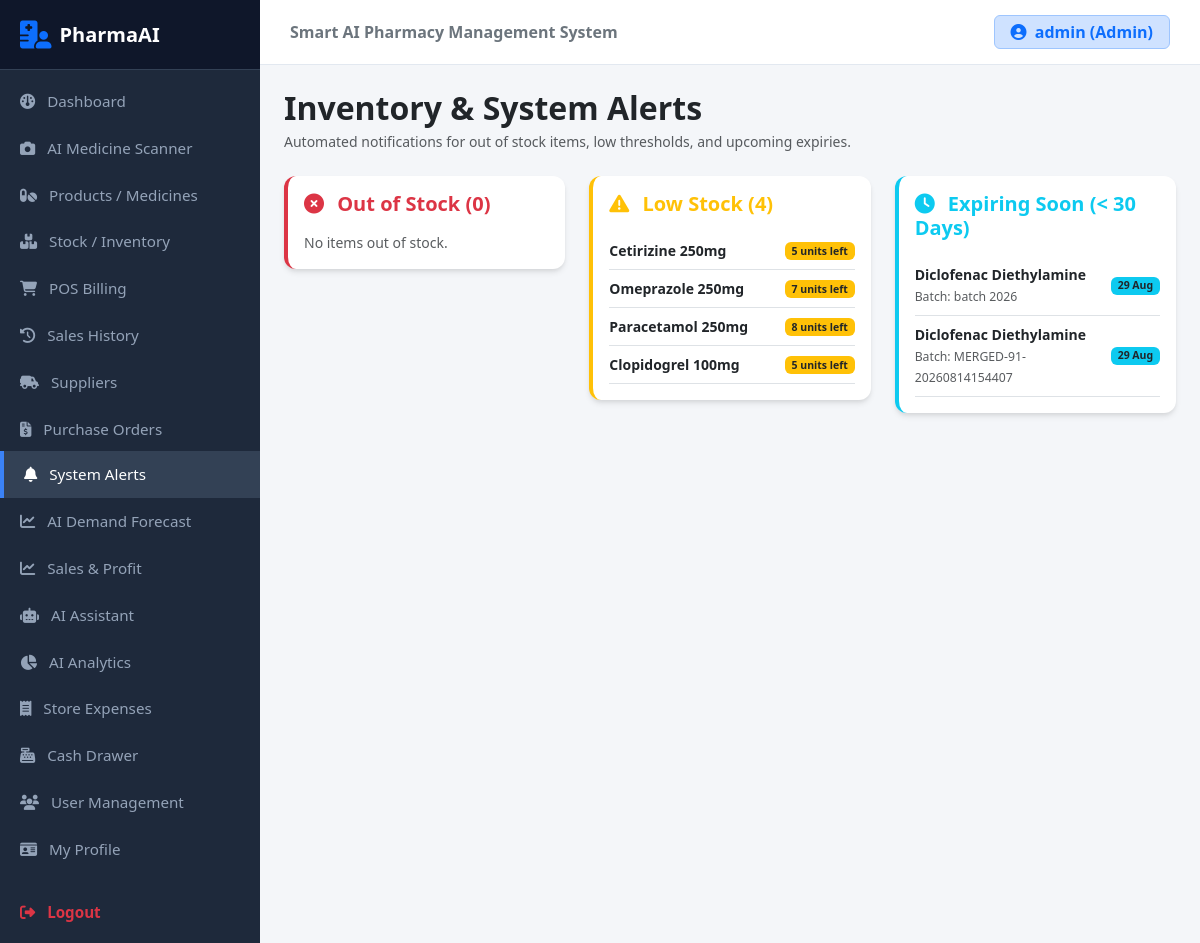
Screenshot of /alerts (signed in) with the database file from the repository.
### models.py (models this page shows, shortened)
class User(UserMixin, db.Model):
    id = db.Column(db.Integer, primary_key=True)
    username = db.Column(db.String(100), unique=True, nullable=False)
    email = db.Column(db.String(120), unique=True, nullable=True)
    password_hash = db.Column(db.String(255), nullable=False)
    role = db.Column(db.String(50), default='Staff')

class Medicine(db.Model):
    id = db.Column(db.Integer, primary_key=True)
    name = db.Column(db.String(150), nullable=False)
    generic_name = db.Column(db.String(150))
    category = db.Column(db.String(100))
    manufacturer = db.Column(db.String(150))
    batch_no = db.Column(db.String(50))
    purchase_price = db.Column(db.Float, default=0.0)
    selling_price = db.Column(db.Float, default=0.0)
    current_stock = db.Column(db.Integer, default=0)
    min_stock = db.Column(db.Integer, default=10)
    expiry_date = db.Column(db.Date, nullable=True)
    image = db.Column(db.String(255), nullable=True)  # Added Image Field
    supplier_id = db.Column(db.Integer, db.ForeignKey('supplier.id'), nullable=True)
    batches = db.relationship('Batch', backref='medicine', lazy=True)
    sale_items = db.relationship('SaleItem', backref='medicine', lazy=True)

class Batch(db.Model):
    id = db.Column(db.Integer, primary_key=True)
    medicine_id = db.Column(db.Integer, db.ForeignKey('medicine.id'), nullable=False)
    batch_no = db.Column(db.String(50), nullable=False)
    expiry_date = db.Column(db.Date, nullable=False)
    quantity = db.Column(db.Integer, default=0)
    created_at = db.Column(db.DateTime, default=datetime.utcnow)

### app.py (the view)
@app.route('/alerts')
@login_required
def alerts():
    today = date.today()
    thirty_days_later = today + timedelta(days=30)
    low_stock_meds = Medicine.query.filter(
        Medicine.current_stock <= Medicine.min_stock
    ).all()
    out_of_stock_meds = Medicine.query.filter(
        Medicine.current_stock == 0
    ).all()
    expiring_batches = Batch.query.filter(
        Batch.expiry_date <= thirty_days_later,
        Batch.quantity > 0
    ).all()
    return render_template(
        'alerts.html',
        low_stock=low_stock_meds,
        out_of_stock=out_of_stock_meds,
        expiring=expiring_batches
    )

### app.py (called while the page is built)
@login_manager.user_loader
def load_user(user_id):
    return User.query.get(int(user_id))

### templates/alerts.html (shortened to what this page needs)
{% extends "base.html" %}
{% block content %}
<div class="mb-4">
    <h2 class="fw-bold text-dark mb-1">Inventory & System Alerts</h2>
    <p class="text-muted small mb-0">Automated notifications for out of stock items, low thresholds, and upcoming expiries.</p>
</div>
<div class="row g-4">
    <div class="col-md-4">
        <div class="card card-custom bg-white p-3 border-start border-danger border-4">
            <h5 class="fw-bold text-danger mb-3"><i class="fa-solid fa-circle-xmark me-2"></i> Out of Stock ({{ out_of_stock|length }})</h5>
            <ul class="list-group list-group-flush small">
                {% for med in out_of_stock %}
                <li class="list-group-content d-flex justify-content-between align-items-center py-2 border-bottom">
                    <strong>{{ med.name }}</strong>
                    <span class="badge bg-danger">0 Left</span>
                </li>
                {% else %}
                <p class="text-muted mb-0">No items out of stock.</p>
                {% endfor %}
            </ul>
        </div>
    </div>
    <div class="col-md-4">
        <div class="card card-custom bg-white p-3 border-start border-warning border-4">
            <h5 class="fw-bold text-warning mb-3"><i class="fa-solid fa-triangle-exclamation me-2"></i> Low Stock ({{ low_stock|length }})</h5>
            <ul class="list-group list-group-flush small">
                {% for med in low_stock %}
                <li class="list-group-content d-flex justify-content-between align-items-center py-2 border-bottom">
                    <strong>{{ med.name }}</strong>
                    <span class="badge bg-warning text-dark">{{ med.current_stock }} units left</span>
                </li>
                {% else %}
                <p class="text-muted mb-0">All items are sufficiently stocked.</p>
                {% endfor %}
            </ul>
        </div>
    </div>
    <div class="col-md-4">
        <div class="card card-custom bg-white p-3 border-start border-info border-4">
            <h5 class="fw-bold text-info mb-3"><i class="fa-solid fa-clock me-2"></i> Expiring Soon (&lt; 30 Days)</h5>
            <ul class="list-group list-group-flush small">
                {% for batch in expiring %}
                <li class="list-group-content d-flex justify-content-between align-items-center py-2 border-bottom">
                    <div>
                        <strong>{{ batch.medicine.name }}</strong><br>
                        <small class="text-muted">Batch: {{ batch.batch_no }}</small>
                    </div>
                    <span class="badge bg-info text-dark">{{ batch.expiry_date.strftime('%d %b') }}</span>
                </li>
                {% else %}
                <p class="text-muted mb-0">No batches expiring within 30 days.</p>
                {% endfor %}
            </ul>
        </div>
    </div>
</div>
{% endblock %}

### templates/base.html (shortened to what this page needs)
<!DOCTYPE html>
<html lang="en">
<head>
    <link href="https://cdn.jsdelivr.net/npm/bootstrap@5.3.0/dist/css/bootstrap.min.css" rel="stylesheet">
    <link rel="stylesheet" href="https://cdnjs.cloudflare.com/ajax/libs/font-awesome/6.4.0/css/all.min.css">
</head>
<body>
<div class="d-flex">
    <nav id="sidebar">
        <div class="logo-details">
            <i class="fa-solid fa-hospital-user text-primary fs-3 me-2"></i>
            <span class="fs-5 fw-bold text-white">PharmaAI</span>
        </div>
        <div class="list-group list-group-flush py-2">
            <a href="{{ url_for('dashboard') }}" class="list-group-item list-group-item-action bg-transparent">
                <i class="fa-solid fa-gauge me-2"></i> Dashboard
            </a>
            <a href="{{ url_for('scanner') }}" class="list-group-item list-group-item-action bg-transparent">
                <i class="fa-solid fa-camera me-2"></i> AI Medicine Scanner
            </a>
            <a href="{{ url_for('products') }}" class="list-group-item list-group-item-action bg-transparent">
                <i class="fa-solid fa-pills me-2"></i> Products / Medicines
            </a>
            <a href="{{ url_for('inventory') }}" class="list-group-item list-group-item-action bg-transparent">
                <i class="fa-solid fa-boxes-stacked me-2"></i> Stock / Inventory
            </a>
            <a href="{{ url_for('pos') }}" class="list-group-item list-group-item-action bg-transparent">
                <i class="fa-solid fa-cart-shopping me-2"></i> POS Billing
            </a>
            <a href="{{ url_for('sales_history') }}" class="list-group-item list-group-item-action bg-transparent">
                <i class="fa-solid fa-clock-rotate-left me-2"></i> Sales History
            </a>
            <a href="{{ url_for('suppliers') }}" class="list-group-item list-group-item-action bg-transparent">
                <i class="fa-solid fa-truck-field me-2"></i> Suppliers
            </a>
            <a href="{{ url_for('purchase_orders') }}" class="list-group-item list-group-item-action bg-transparent">
                <i class="fa-solid fa-file-invoice-dollar me-2"></i> Purchase Orders
            </a>
            <a href="{{ url_for('alerts') }}" class="list-group-item list-group-item-action bg-transparent">
                <i class="fa-solid fa-bell me-2"></i> System Alerts
            </a>
            <a href="{{ url_for('forecast') }}" class="list-group-item list-group-item-action bg-transparent">
                <i class="fa-solid fa-chart-line me-2"></i> AI Demand Forecast
            </a>
            <a href="{{ url_for('sales_profit') }}" class="list-group-item list-group-item-action bg-transparent"><i class="fa-solid fa-chart-line me-2"></i> Sales & Profit</a>
            <a href="{{ url_for('assistant') }}" class="list-group-item list-group-item-action bg-transparent"><i class="fa-solid fa-robot me-2"></i> AI Assistant</a>
            <a href="{{ url_for('analytics') }}" class="list-group-item list-group-item-action bg-transparent">
                <i class="fa-solid fa-chart-pie me-2"></i> AI Analytics
            </a>
            <a href="{{ url_for('expenses') }}" class="list-group-item list-group-item-action bg-transparent">
                <i class="fa-solid fa-receipt me-2"></i> Store Expenses
            </a>
            <a href="{{ url_for('cash_drawer') }}" class="list-group-item list-group-item-action bg-transparent">
                <i class="fa-solid fa-cash-register me-2"></i> Cash Drawer
            </a>
            <a href="{{ url_for('users_page') }}" class="list-group-item list-group-item-action bg-transparent">
                <i class="fa-solid fa-users me-2"></i> User Management
            </a>
            <a href="{{ url_for('profile') }}" class="list-group-item list-group-item-action bg-transparent">
                <i class="fa-solid fa-id-card me-2"></i> My Profile
            </a>
            <a href="{{ url_for('logout') }}" class="list-group-item list-group-item-action bg-transparent text-danger fw-semibold mt-3">
                <i class="fa-solid fa-right-from-bracket me-2"></i> Logout
            </a>
        </div>
    </nav>
    <div class="main-wrapper d-flex flex-column">
        <header class="top-navbar d-flex justify-content-between align-items-center">
            <span class="fw-semibold text-secondary">Smart AI Pharmacy Management System</span>
            <div class="d-flex align-items-center gap-3">
                {% if current_user.is_authenticated %}
                <span class="badge bg-primary-subtle text-primary border border-primary-subtle fs-6 py-2 px-3">
                    <i class="fa-solid fa-user-circle me-1"></i> {{ current_user.username }} ({{ current_user.role or 'Staff' }})
                </span>
                {% endif %}
            </div>
        </header>
        <main class="p-4 flex-grow-1">
            {% block content %}{% endblock %}
        </main>
    </div>
</div>
</body>
</html>

### templates/base.html (style rules this page uses)
body { background-color: #f4f6f9; font-family: 'Segoe UI', Tahoma, Geneva, Verdana, sans-serif; }
#sidebar { min-width: 260px; max-width: 260px; min-height: 100vh; background: #1e293b; color: #fff; transition: all 0.3s; }
#sidebar .logo-details { height: 70px; display: flex; align-items: center; padding: 0 20px; background: #0f172a; border-bottom: 1px solid #334155; }
#sidebar .list-group-item { color: #94a3b8; font-size: 0.95rem; border: none; padding: 12px 20px; transition: all 0.2s ease-in-out; }
#sidebar .list-group-item:hover, #sidebar .list-group-item.active { color: #ffffff; background-color: #334155 !important; border-left: 4px solid #3b82f6; }
.main-wrapper { width: 100%; overflow-x: hidden; }
.top-navbar { background: #ffffff; border-bottom: 1px solid #e2e8f0; padding: 15px 30px; }
.card-custom { border: none; border-radius: 12px; box-shadow: 0 4px 6px -1px rgba(0, 0, 0, 0.1), 0 2px 4px -1px rgba(0, 0, 0, 0.06); }

### rows the page displays
User: username "admin", role "Admin"
Medicine: name "Cetirizine 250mg", current_stock "5"
Medicine: name "Omeprazole 250mg", current_stock "7"
Medicine: name "Paracetamol 250mg", current_stock "8"
Medicine: name "Clopidogrel 100mg", current_stock "5"
Batch: medicine.name "Diclofenac Diethylamine", batch_no "batch 2026", expiry_date "29 Aug"
Batch: medicine.name "Diclofenac Diethylamine", batch_no "MERGED-91-20260814154407", expiry_date "29 Aug"

### other values shown
{{ out_of_stock|length }} "0"
{{ low_stock|length }} "4"
